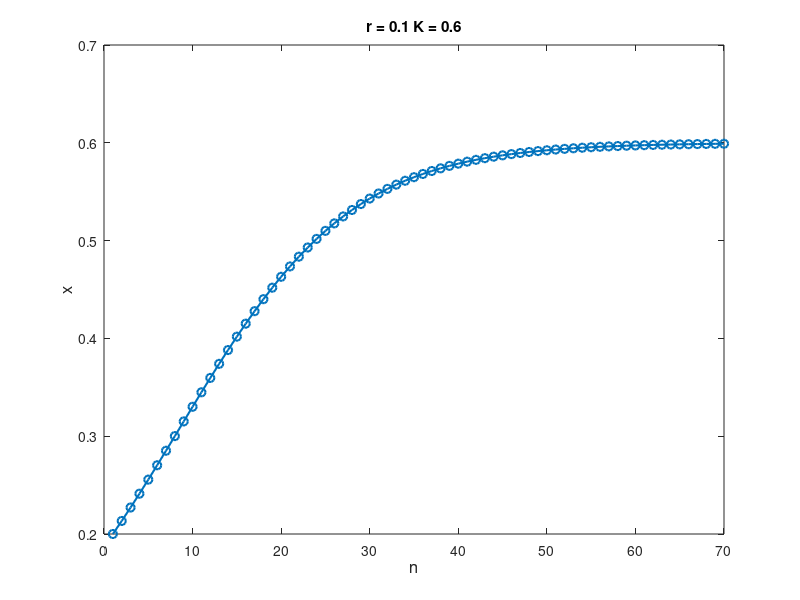

Source code (MATLAB):
close all
clear all
clc
%bounded growth
%part C model of equation 2
% Declare Variables
r = 0.1;
K = 0.6;
nmax = 70;

% ICs
x = zeros(nmax,1);
y = x;
x(1) = 0.2;
y(1) = 0.1;

% Part a
for n = 1:nmax-1
   x(n+1) = x(n)+ r* x(n)* (1- x(n)/K);

end

% Part b
figure
plot(1:nmax,x,'-o','linewidth',1.5)
xlabel('n','fontsize',12)
ylabel('x','fontsize',12)
title(['r = ',num2str(r),' K = ',num2str(K)])